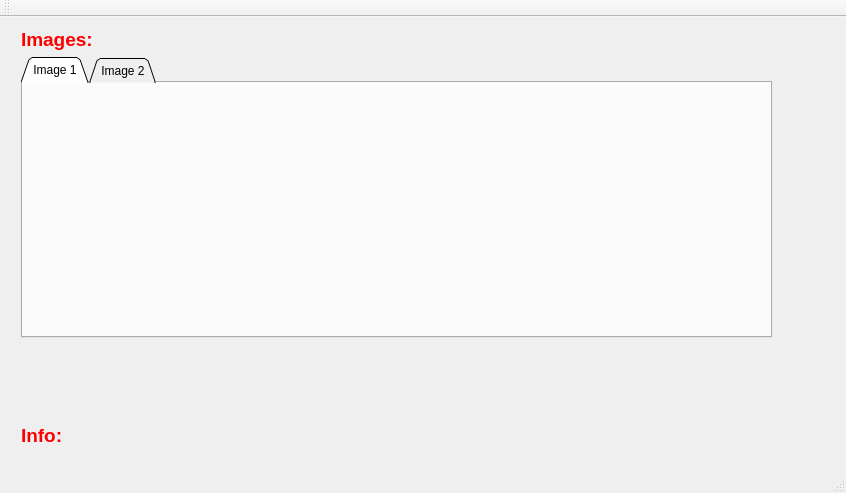
<?xml version="1.0" encoding="UTF-8"?>
<ui version="4.0">
 <class>ServerClass</class>
 <widget class="QMainWindow" name="ServerClass">
  <property name="geometry">
   <rect>
    <x>0</x>
    <y>0</y>
    <width>846</width>
    <height>493</height>
   </rect>
  </property>
  <property name="windowTitle">
   <string>Server</string>
  </property>
  <widget class="QWidget" name="centralWidget">
   <widget class="QLabel" name="infoLabel">
    <property name="geometry">
     <rect>
      <x>80</x>
      <y>410</y>
      <width>721</width>
      <height>19</height>
     </rect>
    </property>
    <property name="font">
     <font>
      <pointsize>12</pointsize>
      <weight>75</weight>
      <italic>true</italic>
      <bold>true</bold>
     </font>
    </property>
    <property name="text">
     <string/>
    </property>
   </widget>
   <widget class="QLabel" name="infoLabelC">
    <property name="geometry">
     <rect>
      <x>21</x>
      <y>407</y>
      <width>47</width>
      <height>23</height>
     </rect>
    </property>
    <property name="text">
     <string>&lt;html&gt;&lt;head/&gt;&lt;body&gt;&lt;p&gt;&lt;span style=&quot; font-size:14pt; font-weight:600; color:#ff0000;&quot;&gt;Info:&lt;/span&gt;&lt;/p&gt;&lt;/body&gt;&lt;/html&gt;</string>
    </property>
   </widget>
   <widget class="QLabel" name="imgLabelC">
    <property name="geometry">
     <rect>
      <x>21</x>
      <y>11</y>
      <width>78</width>
      <height>23</height>
     </rect>
    </property>
    <property name="text">
     <string>&lt;html&gt;&lt;head/&gt;&lt;body&gt;&lt;p&gt;&lt;span style=&quot; font-size:14pt; font-weight:600; color:#ff0000;&quot;&gt;Images:&lt;/span&gt;&lt;/p&gt;&lt;/body&gt;&lt;/html&gt;</string>
    </property>
   </widget>
   <widget class="QTabWidget" name="imgsTabWidget">
    <property name="geometry">
     <rect>
      <x>21</x>
      <y>40</y>
      <width>751</width>
      <height>281</height>
     </rect>
    </property>
    <property name="tabPosition">
     <enum>QTabWidget::North</enum>
    </property>
    <property name="tabShape">
     <enum>QTabWidget::Triangular</enum>
    </property>
    <property name="currentIndex">
     <number>0</number>
    </property>
    <property name="elideMode">
     <enum>Qt::ElideNone</enum>
    </property>
    <property name="usesScrollButtons">
     <bool>true</bool>
    </property>
    <property name="documentMode">
     <bool>false</bool>
    </property>
    <property name="tabsClosable">
     <bool>false</bool>
    </property>
    <property name="movable">
     <bool>false</bool>
    </property>
    <widget class="QWidget" name="tab1">
     <attribute name="title">
      <string>Image 1</string>
     </attribute>
    </widget>
    <widget class="QWidget" name="tab2">
     <attribute name="title">
      <string>Image 2</string>
     </attribute>
    </widget>
   </widget>
  </widget>
  <widget class="QMenuBar" name="menuBar">
   <property name="geometry">
    <rect>
     <x>0</x>
     <y>0</y>
     <width>846</width>
     <height>21</height>
    </rect>
   </property>
  </widget>
  <widget class="QToolBar" name="mainToolBar">
   <attribute name="toolBarArea">
    <enum>TopToolBarArea</enum>
   </attribute>
   <attribute name="toolBarBreak">
    <bool>false</bool>
   </attribute>
  </widget>
  <widget class="QStatusBar" name="statusBar"/>
 </widget>
 <layoutdefault spacing="6" margin="11"/>
 <resources>
  <include location="Server.qrc"/>
 </resources>
 <connections>
  <connection>
   <sender>imgsTabWidget</sender>
   <signal>currentChanged(int)</signal>
   <receiver>imgsTabWidget</receiver>
   <slot>setCurrentIndex(int)</slot>
   <hints>
    <hint type="sourcelabel">
     <x>58</x>
     <y>85</y>
    </hint>
    <hint type="destinationlabel">
     <x>143</x>
     <y>197</y>
    </hint>
   </hints>
  </connection>
 </connections>
</ui>
